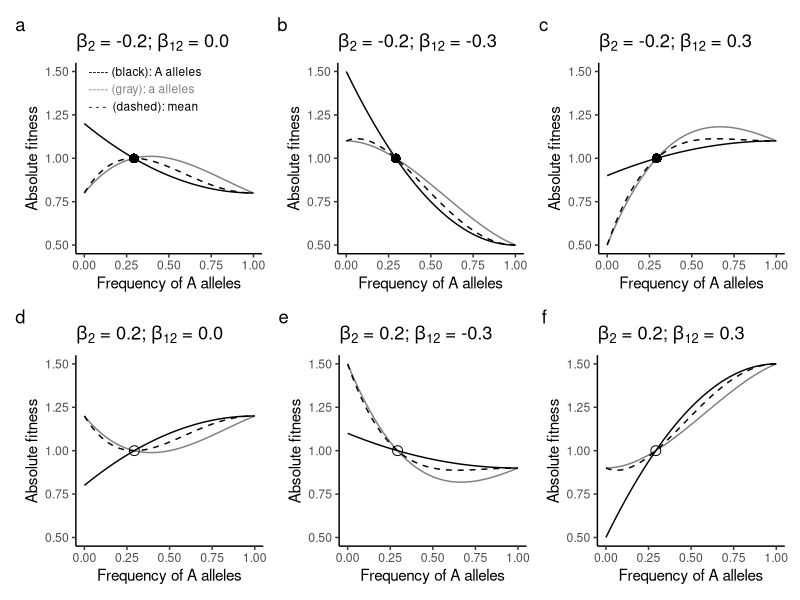
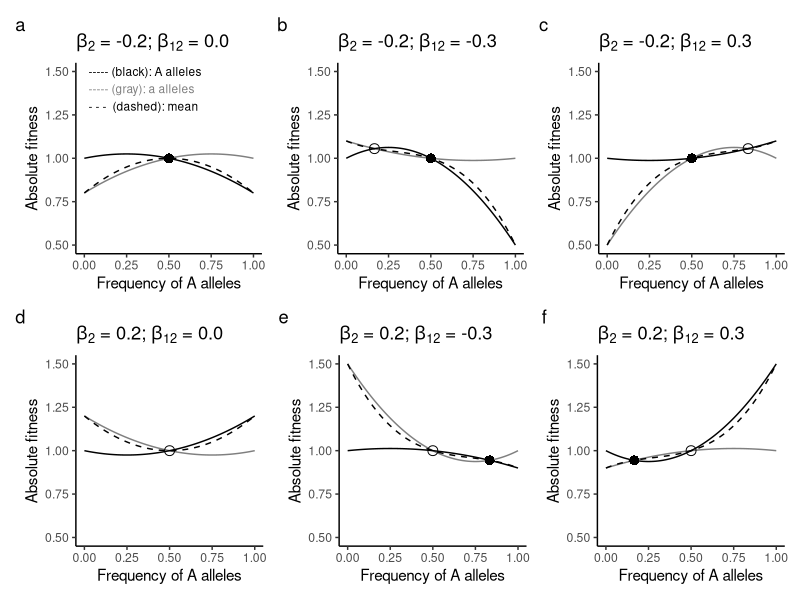
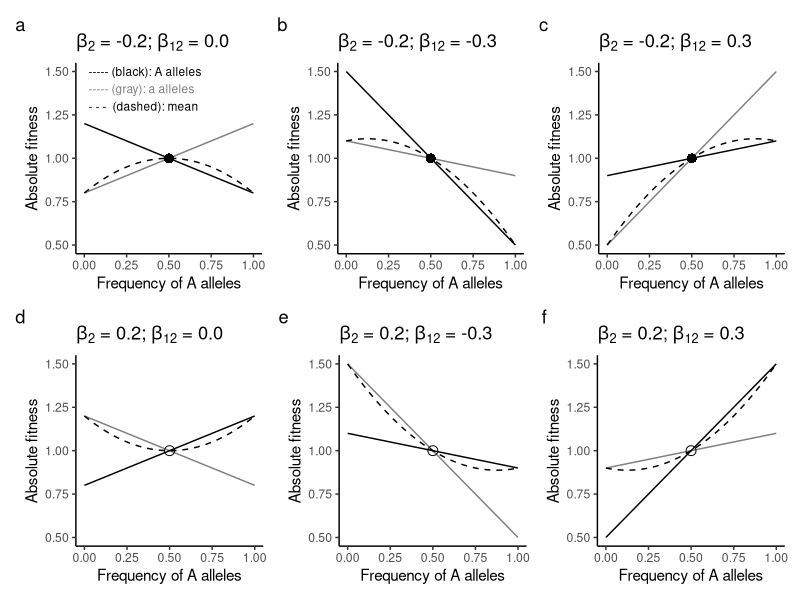

Write R code to recreate these figures, in order.
# Figure presentation for fitness functions
library(ggplot2)
library(patchwork)

##########
#Main Figure: dominant case

W_AA = function(x,b2,b12) (b12+b2)*(4*x-2*x^2-1)+1
W_Aa = function(x,b2,b12) (b12+b2)*(4*x-2*x^2-1)+1
W_aa = function(x,b2,b12) (b12-b2)*(4*x-2*x^2-1)+1

W_A = function(x,b2,b12) x*W_AA(x,b2,b12)+(1-x)*W_Aa(x,b2,b12)
W_a = function(x,b2,b12) x*W_Aa(x,b2,b12)+(1-x)*W_aa(x,b2,b12)
W_m = function(x,b2,b12) x*W_A(x,b2,b12)+(1-x)*W_a(x,b2,b12)

wplot = function(b2,b12,pch) {
  p = ggplot(NULL,aes(x=0.293,y=0.293*W_A(0.293,b2,b12)+(1-0.293)*W_a(0.293,b2,b12))) + 
    geom_point(pch=pch,size=3) + ylim(0.5,1.5) + xlim(0,1) + theme_classic() +
    geom_function(fun=W_A, col=grey(0.0,1.0),args=list(b2,b12)) +
    geom_function(fun=W_a, col=grey(0.0,0.5),args=list(b2,b12)) + 
    geom_function(fun=W_m, lty=2,args=list(b2,b12)) + 
    ylab("Absolute fitness") + xlab("Frequency of A alleles") +
    labs(title=bquote(beta[2]*" = "*.(b2)*"; "*beta[12]*" = "*.(format(b12,nsmall=1))))
  return(p)
} 

pa = wplot(b2=-0.2,b12=0.0,pch=16)
pa = pa + geom_text(aes(x=0.025,y=1.5),label="----- (black): A alleles",size=3,hjust=0) + 
  geom_text(aes(x=0.025,y=1.4),label="----- (gray): a alleles",colour=grey(0.5,1),size=3,hjust=0) +
  geom_text(aes(x=0.025,y=1.3),label="- - -  (dashed): mean",size=3,hjust=0)
pb = wplot(b2=-0.2,b12=-0.3,pch=16)
pc = wplot(b2=-0.2,b12=0.3,pch=16)
pd = wplot(b2=0.2,b12=0.0,pch=1)
pe = wplot(b2=0.2,b12=-0.3,pch=1)
pf = wplot(b2=0.2,b12=0.3,pch=1)

p = (pa | pb | pc) / (pd | pe | pf) + plot_annotation(tag_levels = "a")
ggsave(p,filename="AsymFDSdomi.pdf",width=10,height=6)


############
# Supp Figure: additive case
W_AA = function(x,b2,b12) (b12+b2)*(2*x-1)+1
W_Aa = function(x,b2,b12) 1
W_aa = function(x,b2,b12) (b12-b2)*(2*x-1)+1

W_A = function(x,b2,b12) x*W_AA(x,b2,b12)+(1-x)*W_Aa(x,b2,b12)
W_a = function(x,b2,b12) x*W_Aa(x,b2,b12)+(1-x)*W_aa(x,b2,b12)
W_m = function(x,b2,b12) x*W_A(x,b2,b12)+(1-x)*W_a(x,b2,b12)

wplot = function(b2,b12,pch=c(1,16)) {
  p2 = 0.5*(b12-b2)/b12
  w2 = p2*W_A(p2,b2,b12)+(1-p2)*W_a(p2,b2,b12)
  p = ggplot(NULL,aes(x=0.5,y=0.5*W_A(0.5,b2,b12)+(1-0.5)*W_a(0.5,b2,b12))) + 
    geom_point(pch=pch[1],size=3) + ylim(0.5,1.5) + xlim(0,1) + theme_classic() +
    geom_function(fun=W_A, col=grey(0.0,1.0),args=list(b2,b12)) +
    geom_function(fun=W_a, col=grey(0.0,0.5),args=list(b2,b12)) + 
    geom_function(fun=W_m, lty=2,args=list(b2,b12)) + 
    ylab("Absolute fitness") + xlab("Frequency of A alleles") +
    labs(title=bquote(beta[2]*" = "*.(b2)*"; "*beta[12]*" = "*.(format(b12,nsmall=1)))) + 
    geom_point(aes(x=p2,y=w2),pch=pch[2],size=3)
  return(p)
} 

pa = wplot(b2=-0.2,b12=0,pch=c(16,1))
pa = pa + geom_text(aes(x=0.025,y=1.5),label="----- (black): A alleles",size=3,hjust=0) + 
  geom_text(aes(x=0.025,y=1.4),label="----- (gray): a alleles",colour=grey(0.5,1),size=3,hjust=0) +
  geom_text(aes(x=0.025,y=1.3),label="- - -  (dashed): mean",size=3,hjust=0)
pb = wplot(b2=-0.2,b12=-0.3,pch=c(16,1))
pc = wplot(b2=-0.2,b12=0.3,pch=c(16,1))
pd = wplot(b2=0.2,b12=0,pch=c(1,16))
pe = wplot(b2=0.2,b12=-0.3,pch=c(1,16))
pf = wplot(b2=0.2,b12=0.3,pch=c(1,16))

p = (pa | pb | pc) / (pd | pe | pf) + plot_annotation(tag_levels = "a")
ggsave(p,filename="AsymFDSadd.pdf",width=10,height=6)


###########
# Supp Figure: inbred case

wplot = function(b2,b12,pch) {
  p = ggplot(NULL,aes(x=0.5,y=1)) + 
    geom_point(pch=pch,size=3) + ylim(0.5,1.5) + xlim(0,1) + theme_classic() +
    geom_function(fun=function(x,b2,b12) (b12+b2)*(2*x-1)+1, col=grey(0.0,1.0),args=list(b2,b12)) +
    geom_function(fun=function(x,b2,b12) (b12-b2)*(2*x-1)+1, col=grey(0.0,0.5),args=list(b2,b12)) + 
    geom_function(fun=function(x,b2,b12) 2*b2*x*(2*x-1)+(b12-b2)*(2*x-1)+1, lty=2,args=list(b2,b12)) + 
    ylab("Absolute fitness") + xlab("Frequency of A alleles") +
    labs(title=bquote(beta[2]*" = "*.(b2)*"; "*beta[12]*" = "*.(format(b12,nsmall=1))))
  return(p)
} 

pa = wplot(b2=-0.2,b12=0.0,pch=16)
pa = pa + geom_text(aes(x=0.025,y=1.5),label="----- (black): A alleles",size=3,hjust=0) + 
  geom_text(aes(x=0.025,y=1.4),label="----- (gray): a alleles",colour=grey(0.5,1),size=3,hjust=0) +
  geom_text(aes(x=0.025,y=1.3),label="- - -  (dashed): mean",size=3,hjust=0)
pb = wplot(b2=-0.2,b12=-0.3,pch=16)
pc = wplot(b2=-0.2,b12=0.3,pch=16)
pd = wplot(b2=0.2,b12=0.0,pch=1)
pe = wplot(b2=0.2,b12=-0.3,pch=1)
pf = wplot(b2=0.2,b12=0.3,pch=1)

p = (pa | pb | pc) /  (pd | pe | pf) + plot_annotation(tag_levels = "a")
ggsave(p,filename="AsymFDSinbred.pdf",width=10,height=6)
